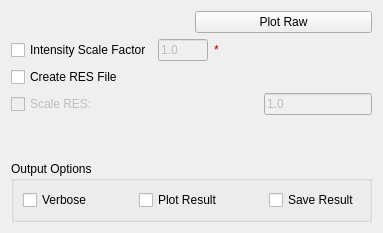
     <widget class="QWidget" name="tabCalibration">
      <attribute name="title">
       <string>Calibration</string>
      </attribute>
      <layout class="QVBoxLayout" name="verticalLayout_10">
       <item>
        <layout class="QVBoxLayout" name="verticalLayout_19">
         <item>
          <layout class="QGridLayout" name="gridLayout">
           <item row="0" column="0">
            <layout class="QHBoxLayout" name="horizontalLayout_33">
             <item>
              <widget class="MantidQt::MantidWidgets::MWRunFiles" name="cal_leRunNo" native="true">
               <property name="sizePolicy">
                <sizepolicy hsizetype="Preferred" vsizetype="Fixed">
                 <horstretch>0</horstretch>
                 <verstretch>41</verstretch>
                </sizepolicy>
               </property>
               <property name="label" stdset="0">
                <string>Run No</string>
               </property>
               <property name="multipleFiles" stdset="0">
                <bool>true</bool>
               </property>
               <property name="algorithmAndProperty" stdset="0">
                <string/>
               </property>
               <property name="fileExtensions" stdset="0">
                <stringlist>
                 <string>.raw</string>
                </stringlist>
               </property>
              </widget>
             </item>
             <item>
              <widget class="QPushButton" name="cal_pbPlot">
               <property name="toolTip">
                <string>Plot first detector spectra</string>
               </property>
               <property name="text">
                <string>Plot Raw</string>
               </property>
              </widget>
             </item>
            </layout>
           </item>
           <item row="1" column="0">
            <layout class="QHBoxLayout" name="horizontalLayout_18">
             <item>
              <widget class="QCheckBox" name="cal_ckIntensityScaleMultiplier">
               <property name="text">
                <string>Intensity Scale Factor</string>
               </property>
              </widget>
             </item>
             <item>
              <widget class="QLineEdit" name="cal_leIntensityScaleMultiplier">
               <property name="enabled">
                <bool>false</bool>
               </property>
               <property name="sizePolicy">
                <sizepolicy hsizetype="Minimum" vsizetype="Fixed">
                 <horstretch>0</horstretch>
                 <verstretch>0</verstretch>
                </sizepolicy>
               </property>
               <property name="maximumSize">
                <size>
                 <width>50</width>
                 <height>16777215</height>
                </size>
               </property>
               <property name="text">
                <string>1.0</string>
               </property>
               <property name="placeholderText">
                <string/>
               </property>
              </widget>
             </item>
             <item>
              <widget class="QLabel" name="cal_valIntensityScaleMultiplier">
               <property name="sizePolicy">
                <sizepolicy hsizetype="Fixed" vsizetype="Fixed">
                 <horstretch>10</horstretch>
                 <verstretch>20</verstretch>
                </sizepolicy>
               </property>
               <property name="minimumSize">
                <size>
                 <width>10</width>
                 <height>0</height>
                </size>
               </property>
               <property name="palette">
                <palette>
                 <active>
                  <colorrole role="WindowText">
                   <brush brushstyle="SolidPattern">
                    <color alpha="255">
                     <red>170</red>
                     <green>0</green>
                     <blue>0</blue>
                    </color>
                   </brush>
                  </colorrole>
                 </active>
                 <inactive>
                  <colorrole role="WindowText">
                   <brush brushstyle="SolidPattern">
                    <color alpha="255">
                     <red>170</red>
                     <green>0</green>
                     <blue>0</blue>
                    </color>
                   </brush>
                  </colorrole>
                 </inactive>
                 <disabled>
                  <colorrole role="WindowText">
                   <brush brushstyle="SolidPattern">
                    <color alpha="255">
                     <red>118</red>
                     <green>116</green>
                     <blue>108</blue>
                    </color>
                   </brush>
                  </colorrole>
                 </disabled>
                </palette>
               </property>
               <property name="text">
                <string>*</string>
               </property>
              </widget>
             </item>
             <item>
              <spacer name="horizontalSpacer_23">
               <property name="orientation">
                <enum>Qt::Horizontal</enum>
               </property>
               <property name="sizeType">
                <enum>QSizePolicy::Expanding</enum>
               </property>
               <property name="sizeHint" stdset="0">
                <size>
                 <width>40</width>
                 <height>20</height>
                </size>
               </property>
              </spacer>
             </item>
            </layout>
           </item>
          </layout>
         </item>
        </layout>
       </item>
       <item>
        <layout class="QHBoxLayout" name="horizontalLayout_20">
         <item>
          <layout class="QVBoxLayout" name="cal_treeCal"/>
         </item>
         <item>
          <layout class="QVBoxLayout" name="cal_plotCal"/>
         </item>
        </layout>
       </item>
       <item>
        <layout class="QHBoxLayout" name="cal_plots">
         <item>
          <layout class="QVBoxLayout" name="cal_treeRes">
           <item>
            <layout class="QGridLayout" name="gridLayout_5">
             <item row="1" column="0">
              <widget class="QCheckBox" name="cal_ckResScale">
               <property name="enabled">
                <bool>false</bool>
               </property>
               <property name="text">
                <string>Scale RES:</string>
               </property>
              </widget>
             </item>
             <item row="1" column="1">
              <widget class="QLineEdit" name="cal_leResScale">
               <property name="enabled">
                <bool>false</bool>
               </property>
               <property name="sizePolicy">
                <sizepolicy hsizetype="Fixed" vsizetype="Fixed">
                 <horstretch>0</horstretch>
                 <verstretch>0</verstretch>
                </sizepolicy>
               </property>
               <property name="text">
                <string>1.0</string>
               </property>
               <property name="placeholderText">
                <string/>
               </property>
              </widget>
             </item>
             <item row="0" column="0" colspan="2">
              <widget class="QCheckBox" name="cal_ckRES">
               <property name="toolTip">
                <string>Create RES file</string>
               </property>
               <property name="text">
                <string>Create RES File</string>
               </property>
              </widget>
             </item>
            </layout>
           </item>
          </layout>
         </item>
         <item>
          <layout class="QVBoxLayout" name="cal_plotRes"/>
         </item>
        </layout>
       </item>
       <item>
        <spacer name="verticalSpacer_4">
         <property name="orientation">
          <enum>Qt::Vertical</enum>
         </property>
         <property name="sizeHint" stdset="0">
          <size>
           <width>20</width>
           <height>40</height>
          </size>
         </property>
        </spacer>
       </item>
       <item>
        <widget class="QGroupBox" name="slice_outputOptions">
         <property name="title">
          <string>Output Options</string>
         </property>
         <layout class="QVBoxLayout" name="verticalLayout_5">
          <item>
           <layout class="QHBoxLayout" name="horizontalLayout_7">
            <item>
             <widget class="QCheckBox" name="cal_ckVerbose">
              <property name="text">
               <string>Verbose</string>
              </property>
             </widget>
            </item>
            <item>
             <spacer name="horizontalSpacer_34">
              <property name="orientation">
               <enum>Qt::Horizontal</enum>
              </property>
              <property name="sizeHint" stdset="0">
               <size>
                <width>40</width>
                <height>20</height>
               </size>
              </property>
             </spacer>
            </item>
            <item>
             <widget class="QCheckBox" name="cal_ckPlotResult">
              <property name="toolTip">
               <string>Plot resulting calibration file when created.</string>
              </property>
              <property name="text">
               <string>Plot Result</string>
              </property>
             </widget>
            </item>
            <item>
             <spacer name="horizontalSpacer_35">
              <property name="orientation">
               <enum>Qt::Horizontal</enum>
              </property>
              <property name="sizeHint" stdset="0">
               <size>
                <width>40</width>
                <height>20</height>
               </size>
              </property>
             </spacer>
            </item>
            <item>
             <widget class="QCheckBox" name="cal_ckSave">
              <property name="text">
               <string>Save Result</string>
              </property>
             </widget>
            </item>
           </layout>
          </item>
         </layout>
        </widget>
       </item>
      </layout>
     </widget>
